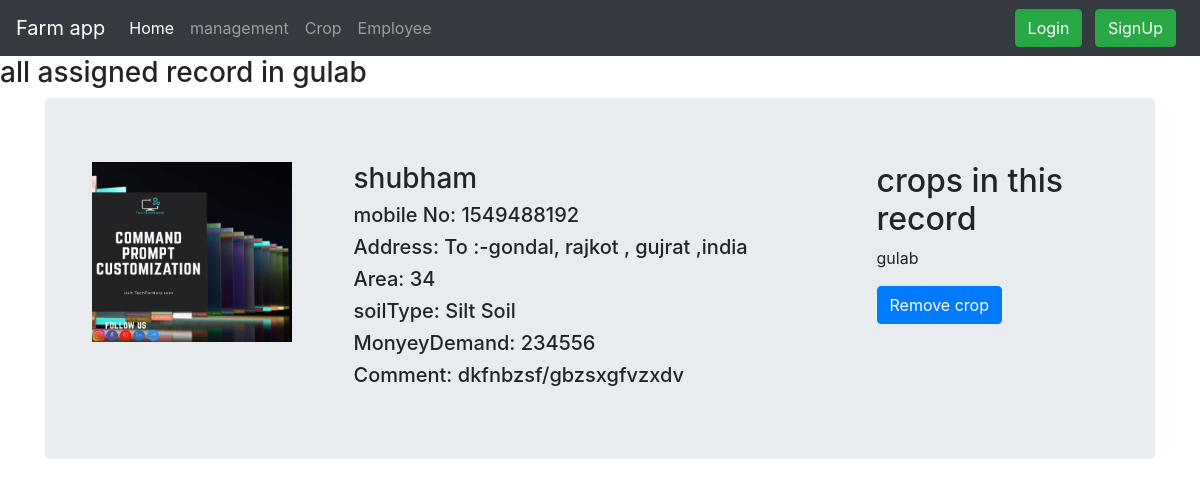
/management/crop/cropRecords/1, run on the app's committed database.
### management/models.py (models this page shows, shortened)
class crop(models.Model):
    monsoon = "Monsoon(Kharif Crop)"
    winter = "Winter(Rabi Crop)"
    summer ="Summer(Zaid Crop)"
    SEASON_CHOICES = (
        (monsoon, "Monsoon(Kharif Crop)"),
        (winter, "Winter(Rabi Crop)"),
        (summer, "Summer(Zaid Crop)"),
    )
    food = "FoodCrop(Grains)"
    fruits = "Fruits"
    veg = "Vegetables"
    NonFood = "Non FoodCrop"
    TYPE_CHOICES = (
        (food, "FoodCrop(Grains)"),
        (fruits, "Fruits"),
        (veg, "Vegetables"),
        (NonFood, "Non FoodCrop"),
    )
    crop_id=models.AutoField(primary_key=True)
    cropName=models.CharField(max_length=30, blank=False, null=False)
    cropType = models.CharField(max_length=40, choices=TYPE_CHOICES, default=food)
    totalStorage=models.IntegerField(default=0)
    cropSeason = models.CharField(max_length=40, choices=SEASON_CHOICES, default=monsoon)

### user/models.py (models this page shows, shortened)
class UserRecord(models.Model):
    sandySoil = "Sandy soil"
    siltSoil = "Silt Soil"
    claySoil = "Clay Soil"
    loamySoil = "Loamy Soil"
    SOIL_CHOICES = (
        (sandySoil, "Sandy Soil"),
        (siltSoil, "Silt Soil"),
        (claySoil, "Clay Soil"),
        (loamySoil, "Loamy Soil"),
    )
    approved="approved"
    pending="pending"
    rejected="rejected"
    Approvement=((approved,"approved"),
    (pending,"pending"),
    (rejected,"rejected"),)
    recordId = models.AutoField(primary_key=True)
    user = models.ForeignKey(User, on_delete=models.CASCADE)
    name = models.CharField(max_length=30, blank=False, null=False)
    mobileNo = models.CharField(max_length=10, blank=False, null=False)
    farmaddress = models.CharField(max_length=150, blank=False, null=False)
    farmArea = models.IntegerField(default=0)
    soilType = models.CharField(max_length=11, choices=SOIL_CHOICES, default=siltSoil)
    moneyDemand = models.IntegerField(default=0)
    farmImage = models.ImageField(upload_to='user/farm/', default="")
    extraComment = models.TextField()
    status=models.CharField(max_length=11, choices=Approvement, default=pending)
    selectCrop = models.ManyToManyField(crop,blank=True)
    timestamp = models.DateTimeField(default=now)

### management/views.py (the view, shortened to what this page needs)
# urls.py: path("crop/cropRecords/<int:id>", views.cropRecords, name='cropRecords'),
def cropRecords(request,id):
    crp=[]
    recordsInCrop = UserRecord.objects.filter(selectCrop=id).order_by('timestamp').order_by('timestamp')
    cropSelected = crop.objects.filter(crop_id=id)[0]
    for recordNum in recordsInCrop:
        crp.append(recordNum.selectCrop.all())
    dict = {'recordsInCrop':recordsInCrop,'crop':cropSelected,'mylist' :zip(recordsInCrop, crp)}
    return render(request,'management/cropRecords.html',dict)

### management/templates/management/cropRecords.html (shortened to what this page needs)
{% extends "management/base.html" %}
{% block body%}
<h3>all assigned record in {{crop.cropName}}</h3>
{% for recordsApproved,l in mylist%}
    <main role="main" class="container">
      <div class="jumbotron">
        <div class="container">
  <div class="row">
    <div class="col-3">
      <img src="/media/{{recordsApproved.farmImage}}" width="200px" height="180px"  alt="">
    </div>
    <div class="col-6">
        <h3>{{recordsApproved.name}}</h3>
        <h5>mobile No: {{recordsApproved.mobileNo}}</h5>
        <h5>Address: {{recordsApproved.farmaddress}}</h5>
        <h5>Area: {{recordsApproved.farmArea}}</h5>
        <h5>soilType: {{recordsApproved.soilType}}</h5>
        <h5>MonyeyDemand: {{recordsApproved.moneyDemand}}</h5>
        <h5>Comment: {{recordsApproved.extraComment}}</h5>
            </div>
            <div class="col-3">
            <h2>crops in this record</h2>
        {% for j in l %}
        <p>{{j.cropName}}</p>
        {% endfor %}
        <form action= "/management/crop/cropRecords/{{crop.crop_id}}" method='post' >
        <button type="submit" name="RemoveCropToRecord" value="{{recordsApproved.recordId}}" class="btn btn-primary">Remove crop</button>
        </form>
            </div>
          </div>
        </div>
      </div>
    </main>
    {% endfor %}
{% endblock %}

### data on the page
crop: cropName "gulab"
UserRecord: farmImage (picture), name "shubham", mobileNo "1549488192", farmaddress "To :-gondal, rajkot , gujrat ,india", farmArea "34", soilType "Silt Soil", moneyDemand "234556", extraComment "dkfnbzsf/gbzsxgfvzxdv", {{ recordsApproved.recordId }} 1 (drawn)
